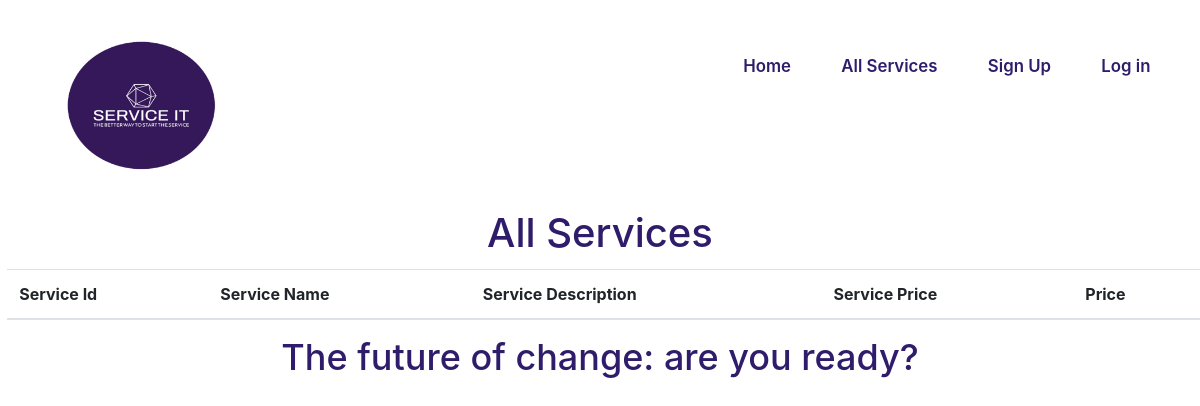
Before: /ShowAllServices/showServices.php with the older database file.
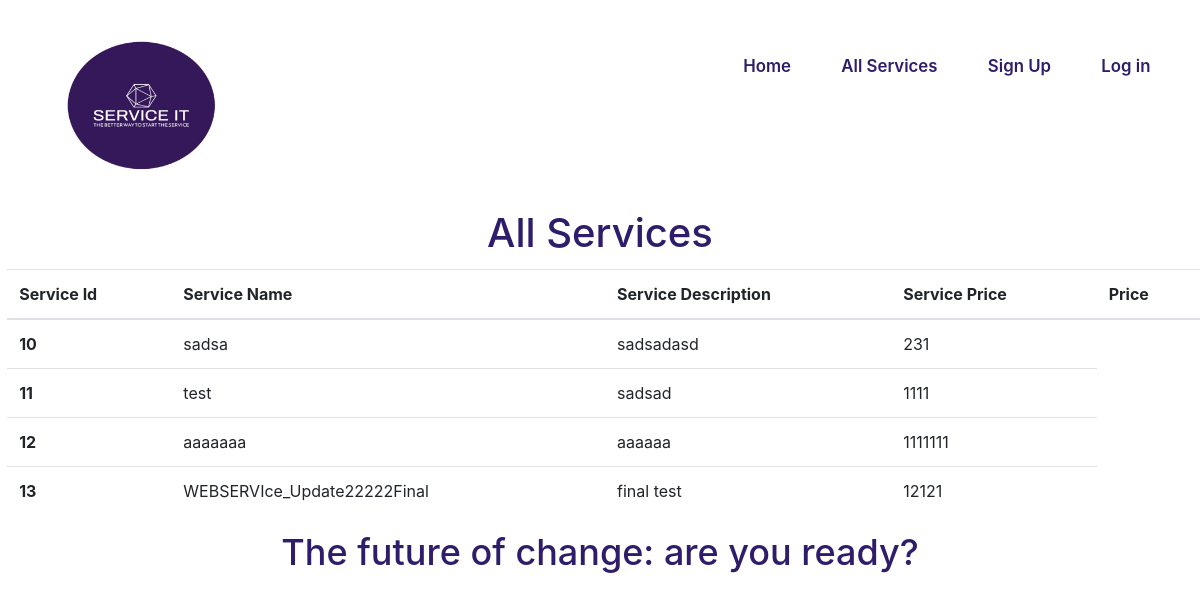
After: the same page with the newer database file.
### tables this page shows
CREATE TABLE `services` (
  `ID` int(11) NOT NULL,
  `SERVICE_NAME` text NOT NULL,
  `SERVICE_DESCRIPTION` text NOT NULL,
  `SERVICE_PRICE` double NOT NULL
);

### ShowAllServices/showServices.php (the view, shortened to what this page needs)
<?php
include_once '../includes/header.php';
?>
    <div class="login-title">
        <h1> All Services </h1>
    </div>
    <table class="table">
        <thead>
        <tr>
            <th scope="col">Service Id</th>
            <th scope="col">Service Name</th>
            <th scope="col">Service Description</th>
            <th scope="col">Service Price</th>
            <th scope="col">Price</th>
        </tr>
        </thead>
        <tbody>
        <?php
        $get_service_details = "Select * from services ";
        $stmt = $conn->prepare($get_service_details);
        $stmt->execute();
        $result = $stmt->get_result();
        while ($row = $result->fetch_assoc()) {
            $contract_id = $row['ID'];
            $service = $row['SERVICE_NAME'];
            $service_desc = $row['SERVICE_DESCRIPTION'];
            $service_price = $row['SERVICE_PRICE'];
            ?>
            <tr>
                <th scope="row"><?php echo $contract_id ?>
                <td><?php echo $service ?><br></td>
                <td><?php echo $service_desc ?> </td>
                <td><?php echo $service_price ?></td>
            </tr>
            <?php
        }
        ?>
        </tbody>
    </table>
<?php
require_once '../includes/footer.php';
?>

Changed rows visible on the page:
added services: ID "10", SERVICE_NAME "sadsa", SERVICE_DESCRIPTION "sadsadasd", SERVICE_PRICE "231"
added services: ID "11", SERVICE_NAME "test", SERVICE_DESCRIPTION "sadsad", SERVICE_PRICE "1111"
added services: ID "12", SERVICE_NAME "aaaaaaa", SERVICE_DESCRIPTION "aaaaaa", SERVICE_PRICE "1111111"
added services: ID "13", SERVICE_NAME "WEBSERVIce_Update22222Final", SERVICE_DESCRIPTION "final test", SERVICE_PRICE "12121"
